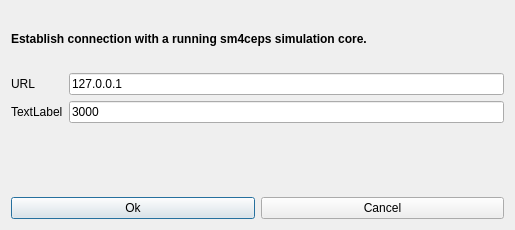
<?xml version="1.0" encoding="UTF-8"?>
<ui version="4.0">
 <class>SimCoreConnectDlg</class>
 <widget class="QDialog" name="SimCoreConnectDlg">
  <property name="geometry">
   <rect>
    <x>0</x>
    <y>0</y>
    <width>515</width>
    <height>230</height>
   </rect>
  </property>
  <property name="windowTitle">
   <string>Dialog</string>
  </property>
  <layout class="QVBoxLayout" name="verticalLayout_2">
   <item>
    <layout class="QVBoxLayout" name="verticalLayout">
     <item>
      <widget class="QLabel" name="label">
       <property name="font">
        <font>
         <weight>75</weight>
         <bold>true</bold>
        </font>
       </property>
       <property name="text">
        <string>Establish connection with a running sm4ceps simulation core.</string>
       </property>
       <property name="wordWrap">
        <bool>true</bool>
       </property>
      </widget>
     </item>
     <item>
      <layout class="QFormLayout" name="formLayout">
       <item row="0" column="0">
        <widget class="QLabel" name="label_2">
         <property name="text">
          <string>URL</string>
         </property>
        </widget>
       </item>
       <item row="1" column="0">
        <widget class="QLabel" name="label_3">
         <property name="text">
          <string>TextLabel</string>
         </property>
        </widget>
       </item>
       <item row="0" column="1">
        <widget class="QLineEdit" name="lineEdit">
         <property name="text">
          <string>127.0.0.1</string>
         </property>
        </widget>
       </item>
       <item row="1" column="1">
        <widget class="QLineEdit" name="lineEdit_2">
         <property name="text">
          <string>3000</string>
         </property>
        </widget>
       </item>
      </layout>
     </item>
     <item>
      <widget class="QLabel" name="comm_status_label">
       <property name="font">
        <font>
         <pointsize>10</pointsize>
         <weight>75</weight>
         <bold>true</bold>
        </font>
       </property>
       <property name="text">
        <string/>
       </property>
       <property name="alignment">
        <set>Qt::AlignCenter</set>
       </property>
      </widget>
     </item>
     <item>
      <layout class="QHBoxLayout" name="horizontalLayout">
       <property name="sizeConstraint">
        <enum>QLayout::SetMinimumSize</enum>
       </property>
       <item>
        <widget class="QPushButton" name="pushButton">
         <property name="text">
          <string>Ok</string>
         </property>
        </widget>
       </item>
       <item>
        <widget class="QPushButton" name="pushButton_2">
         <property name="text">
          <string>Cancel</string>
         </property>
        </widget>
       </item>
      </layout>
     </item>
    </layout>
   </item>
  </layout>
 </widget>
 <resources/>
 <connections/>
</ui>
